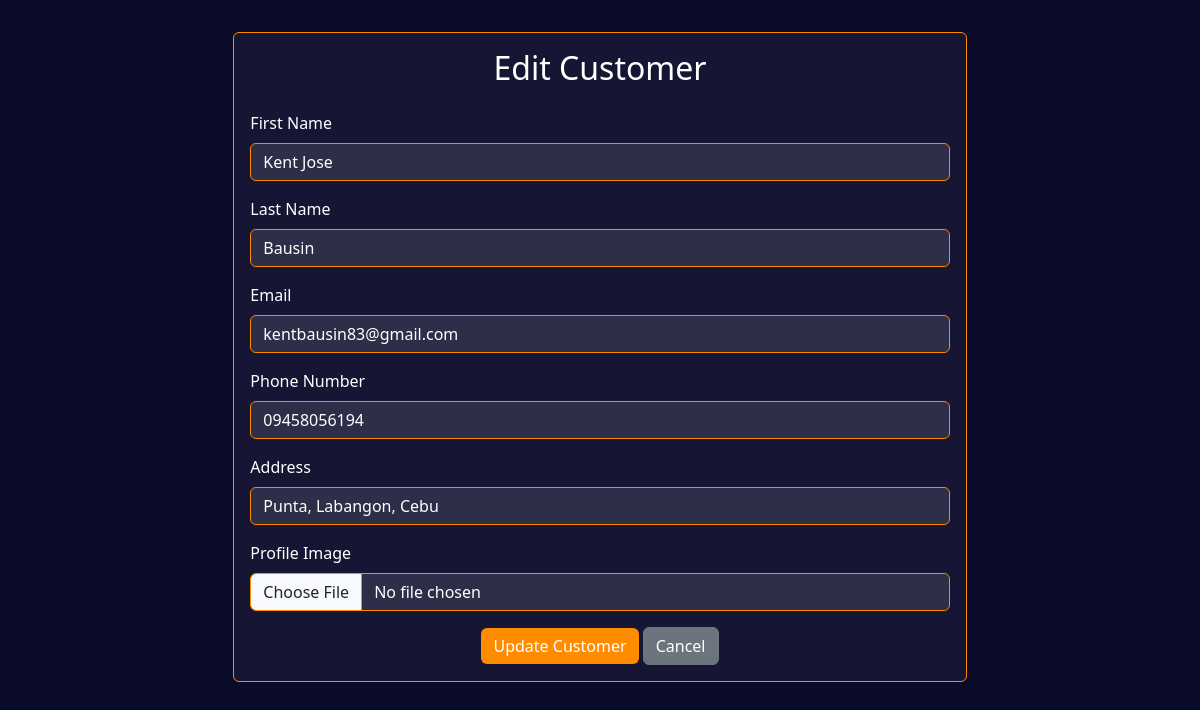
Page /edit_customer/sense/ on the committed database.
### myApp/models.py (models this page shows, shortened)
class Customer(models.Model):
    customer_id = models.CharField(max_length=50, primary_key=True)
    password = models.CharField(max_length=50)
    first_name = models.CharField(max_length= 100)
    last_name = models.CharField(max_length=100)
    email = models.EmailField(max_length=100)
    phone_number = models.CharField(max_length=11)
    address = models.CharField(max_length=100)
    user_type = models.CharField(max_length=100, null=True, blank=True)
    customer_image = models.ImageField(upload_to='menu_images/', null=True, blank=True)

### myApp/views.py (the view, shortened to what this page needs)
# urls.py: path("edit_customer/<str:customer_id>/", views.edit_customer, name="edit_customer"),
def edit_customer(request, customer_id):
    customer = get_object_or_404(Customer, customer_id=customer_id)
    return render(request, "myApp/edit_customer.html", {'customer': customer})

### myApp/templates/myApp/edit_customer.html (shortened to what this page needs)
{% load static %}
<!DOCTYPE html>
<html lang="en">
<head>
    <link href="https://cdn.jsdelivr.net/npm/bootstrap@5.3.0/dist/css/bootstrap.min.css" rel="stylesheet">
</head>
<body>
    <div class="container">
        <div class="row justify-content-center">
            <div class="col-md-8">
                <div class="card">
                    <div class="card-body">
                        <h2 style="color: white;" class="text-center mb-4">Edit Customer</h2>
                        <form method="POST" enctype="multipart/form-data">
                            <div class="mb-3">
                                <label for="first_name" class="form-label">First Name</label>
                                <input type="text" class="form-control" id="first_name" name="first_name" value="{{ customer.first_name }}" required>
                            </div>
                            <div class="mb-3">
                                <label for="last_name" class="form-label">Last Name</label>
                                <input type="text" class="form-control" id="last_name" name="last_name" value="{{ customer.last_name }}" required>
                            </div>
                            <div class="mb-3">
                                <label for="email" class="form-label">Email</label>
                                <input type="email" class="form-control" id="email" name="email" value="{{ customer.email }}" required>
                            </div>
                            <div class="mb-3">
                                <label for="phone_number" class="form-label">Phone Number</label>
                                <input type="text" class="form-control" id="phone_number" name="phone_number" value="{{ customer.phone_number }}" required>
                            </div>
                            <div class="mb-3">
                                <label for="address" class="form-label">Address</label>
                                <input type="text" class="form-control" id="address" name="address" value="{{ customer.address }}" required>
                            </div>
                            <div class="mb-3">
                                <label for="customer_image" class="form-label">Profile Image</label>
                                <input type="file" class="form-control" id="customer_image" name="customer_image">
                            </div>
                            <div class="text-center">
                                <button type="submit" class="btn btn-orange">Update Customer</button>
                                <a href="{% url 'admin_page' %}" class="btn btn-secondary">Cancel</a>
                            </div>
                        </form>
                    </div>
                </div>
            </div>
        </div>
    </div>
</body>
</html>

### myApp/templates/myApp/edit_customer.html (style rules this page uses)
:root { --orange: #ff8c00; --dark-blue: #0A0A29; --white: #ffffff; }
body { background-color: var(--dark-blue); color: var(--white); font-family: 'Segoe UI', Tahoma, Geneva, Verdana, sans-serif; padding: 2rem; }
.card { background-color: rgba(255, 255, 255, 0.05); border: 1px solid var(--orange); }
.form-control { background-color: rgba(255, 255, 255, 0.1); border: 1px solid var(--orange); color: var(--white); }
.btn-orange { background-color: var(--orange); color: var(--white); border: none; }
.form-label { color: white; }

### rows in the picture
Customer: first_name "Kent Jose", last_name "Bausin", email "kentbausin83@gmail.com", phone_number "09458056194", address "Punta, Labangon, Cebu"
